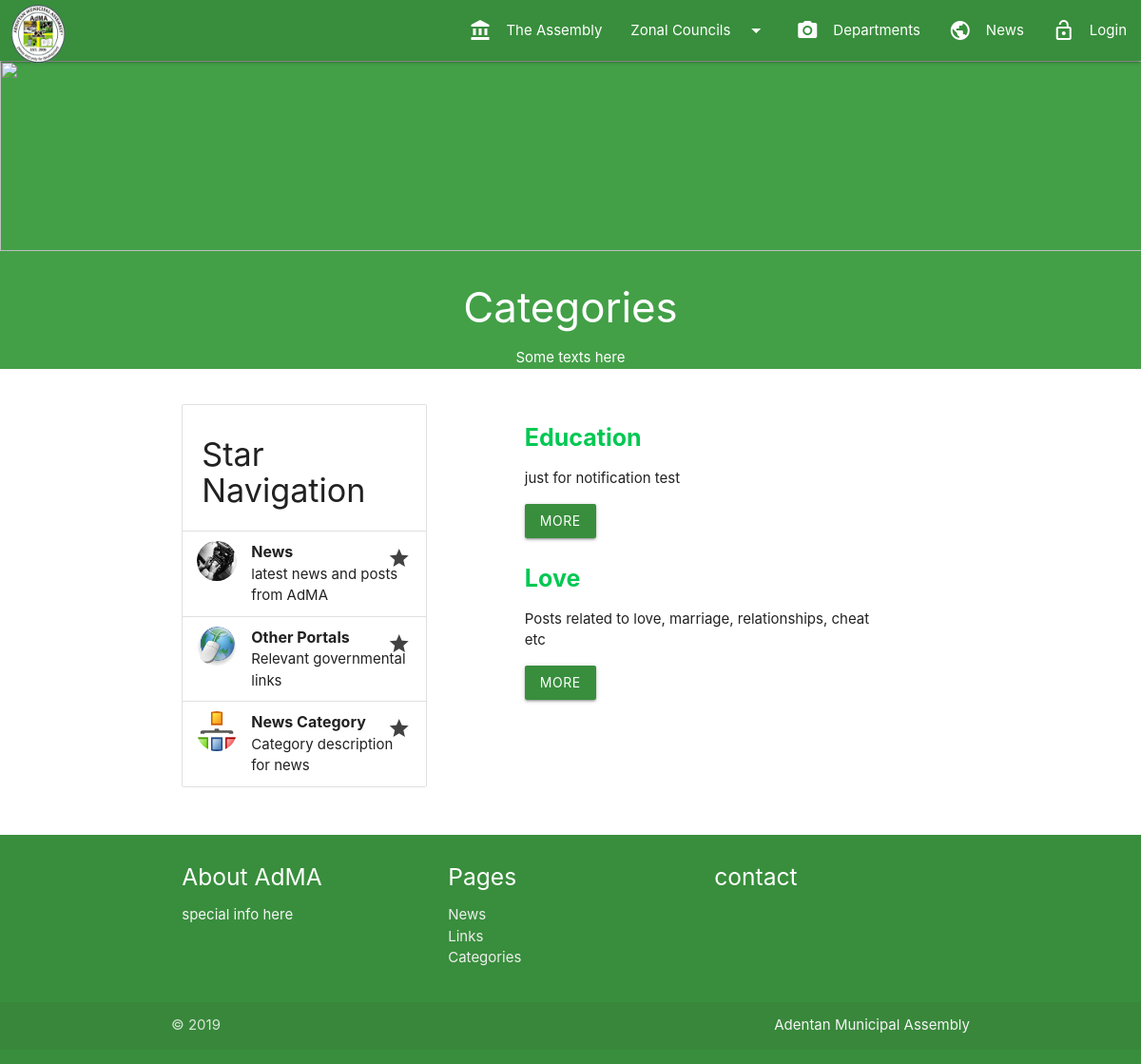
Page /categories/ on the committed database.
### weblog/models.py (models this page shows, shortened)
class Category(models.Model):
    title = models.CharField(
        max_length=250, help_text='Maximum 250 characters.')
    slug = models.SlugField(
        unique=True, help_text="Suggested value automatically generated from title. Must be unique")
    description = models.TextField()
    class Meta:
        ordering = ['title']
        verbose_name_plural = "Categories"
    def get_absolute_url(self):
        return "/categories/%s" % self.slug

### weblog/views.py (the view)
# urls.py: path('categories/', views.categories, name='categories'),
def categories(request):
    category = Category.objects.all()
    paginator = Paginator(category, 5)
    page = request.GET.get('page', 1)
    try:
        cat = paginator.page(page)
    except PageNotAnInteger:
        cat = paginator.page(1)
    except EmptyPage:
        cat = paginator.page(paginator.num_pages)
    context = {'category': category, 'cat': cat}
    return render(request, 'weblog/category.html', context)

### templates/weblog/category.html (shortened to what this page needs)
{% extends 'base.html' %}
{% load static %}
{% load i18n static %}
{% block body %}
{% block content %}
<div class="col s12 m12">
	<div class="white-text center" style="background-color: #43a047;">
		<img class="responsive-img" src="{% static 'img/projects/adma8.jpg' %}" style="width: 1800px; height: 200px;">
		<h3>Categories</h3>
		<p>Some texts here</p>
	</div>
</div>
<section class="section white lighten-4">
	<div class="container">
		<div class="row">
			<div class="col s12 m4">
				<ul class="collection with-header">
					<li class="collection-header"><h4>Star Navigation</h4></li>
					<li class="collection-item avatar">
						<img src="{% static 'img/collections/adma1.jpg' %}" alt="" class="circle">
					      <span class="title"><strong><b>News</b></strong></span>
					      <p>latest news and posts from AdMA</p>
						<a class="grey-text text-darken-3 secondary-content" href="{% url 'weblog:entries_index' %}"><i class="material-icons">grade</i></a>
					</li>
					<li class="collection-item avatar">
						<img src="{% static 'img/collections/adma2.png' %}" alt="" class="circle">
					      <span class="title"><strong><b>Other Portals</b></strong></span>
					      <p>Relevant governmental links</p>
						<a class="grey-text text-darken-3 secondary-content" href="{% url 'weblog:links' %}"><i class="material-icons">grade</i></a>
					</li>
					<li class="collection-item avatar">
						<img src="{% static 'img/collections/adma3.png' %}" alt="" class="circle">
						<span class="title"><strong><b>News Category</b></strong></span>
					      <p>Category description for news</p>
						<a class="grey-text text-darken-3 secondary-content" href="{% url 'weblog:categories' %}"><i class="material-icons">grade</i></a>
					</li>
				</ul>
			</div>
		<div class="col s12 m8">
			<div class="container">
				{% for c in category %}
					<h3 class="title" style="font-size: 25px;">
						<a href="{{ c.get_absolute_url }}" style="color: #00c853; ">
						<b>{{ c.title }}</b></a>
					</h3>
				{% if c.description %}
					<p>{{ c.description|safe }}</p>
				{% else %}
					<p>{{ c.descriptiion|truncatewords_html:"50"|safe }}</p>
				{% endif %}
					<p><a href="{{ c.get_absolute_url }}" class="btn waves-effect green darken-2">More</a></p>
				{% empty %}
					<p class="text">Sorry! No categories entered.</p>
				{% endfor %}
			</div>
		</div>
	</div>
</section>
{% endblock %}
{% endblock %}

### rows in the picture
Category: title "Education", description "just for notification test"
Category: title "Love", description "Posts related to love, marriage, relationships, cheat etc"
